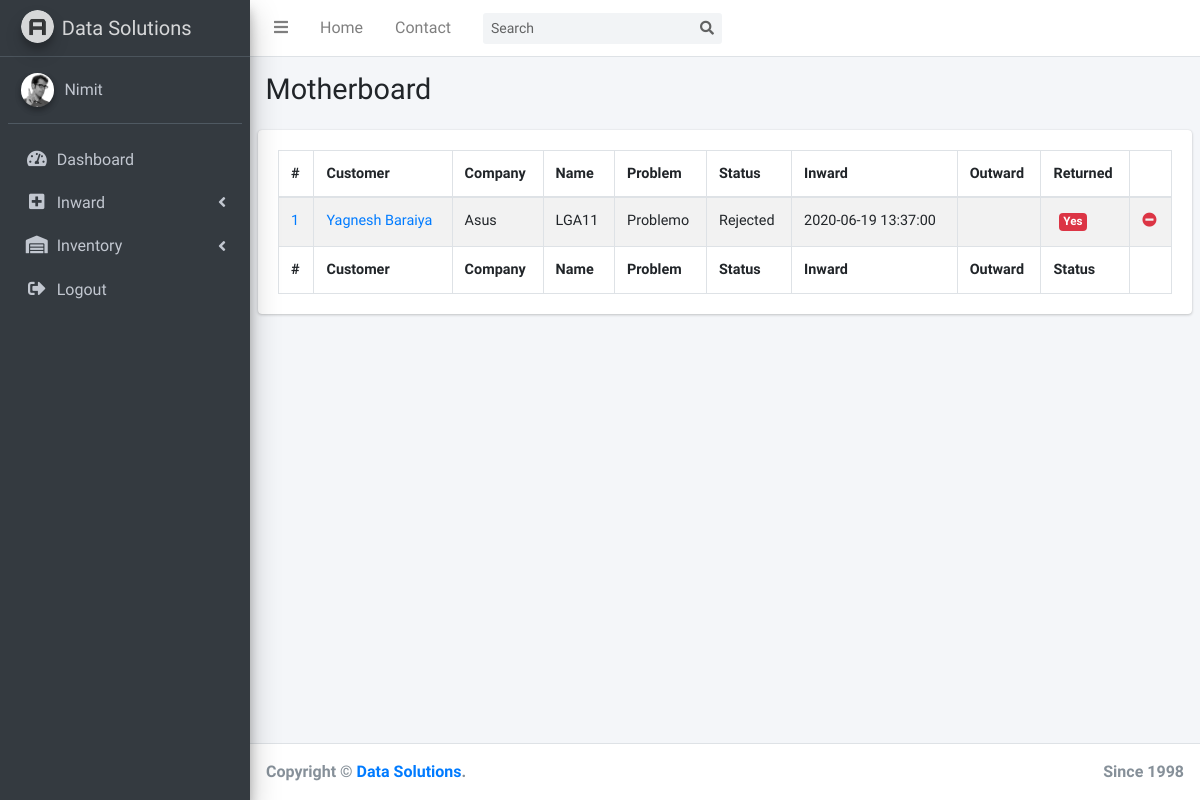
The app's page /motherboard.php (signed in), older data.
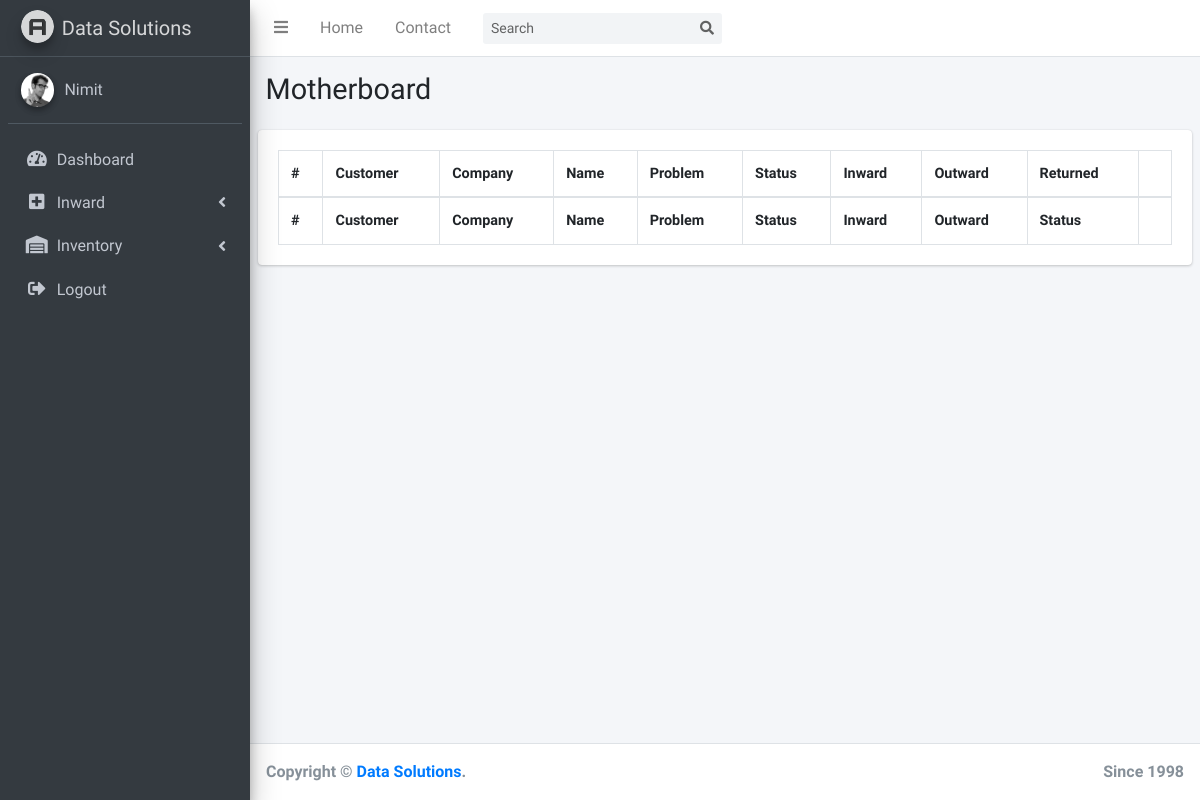
The same page, newer data.
### tables this page shows
CREATE TABLE `motherboard` (
  `id` int(10) UNSIGNED NOT NULL,
  `customer_id` int(10) UNSIGNED NOT NULL,
  `company` varchar(64) NOT NULL,
  `name` varchar(64) NOT NULL,
  `with_ram` tinyint(4) NOT NULL,
  `with_cpu` tinyint(4) NOT NULL,
  `with_fan` tinyint(4) NOT NULL,
  `problem` text NOT NULL,
  `estimate` int(11) NOT NULL DEFAULT 350,
  `status` text NOT NULL DEFAULT 'Waiting for action',
  `inward` timestamp NOT NULL DEFAULT current_timestamp(),
  `outward` timestamp NULL DEFAULT NULL,
  `returned` tinyint(4) NOT NULL
);

CREATE TABLE `customer` (
  `id` int(10) UNSIGNED NOT NULL,
  `name` varchar(64) NOT NULL,
  `email` varchar(64) NOT NULL,
  `phone` varchar(10) NOT NULL
);

### motherboard.php (the view, shortened to what this page needs)
<?php
  include('includes/connection.php');
?>
<!DOCTYPE html>
<html>
<head>
  <link rel="stylesheet" href="plugins/fontawesome-free/css/all.min.css">
  <link rel="stylesheet" href="https://code.ionicframework.com/ionicons/2.0.1/css/ionicons.min.css">
  <link rel="stylesheet" href="plugins/datatables-bs4/css/dataTables.bootstrap4.css">
  <link rel="stylesheet" href="dist/css/adminlte.min.css">
</head>
<body class="hold-transition sidebar-mini">
<div class="wrapper">
  <?php include('includes/menu.php'); ?>
  <div class="content-wrapper">
    <section class="content-header">
      <div class="container-fluid">
        <div class="row mb-2">
          <div class="col-sm-6">
            <h1>Motherboard</h1>
          </div>
          <div class="col-sm-6">
          </div>
        </div>
      </div>
    </section>
    <section class="content">
      <div class="row">
        <div class="col-12">
          <div class="card">
            <div class="card-body">
              <table id="example1" class="table table-bordered table-striped">
                <thead>
                <tr>
                  <th>#</th>
                  <th>Customer</th>
                  <th>Company</th>
                  <th>Name</th>
                  <th>Problem</th>
                  <th>Status</th>
                  <th>Inward</th>
                  <th>Outward</th>
                  <th>Returned</th>
                  <th></th>
                </tr>
                </thead>
                <tbody>
                <?php
                  $sql = "SELECT customer.name 'customer_name',motherboard.* FROM customer RIGHT JOIN motherboard ON customer.id = motherboard.customer_id";
                  $result = mysqli_query($con,$sql);
                  if (mysqli_num_rows($result) > 0){
                    while($row = mysqli_fetch_assoc($result)){
                ?>
                <tr>
                  <td>
                      <a href="viewMotherboardDetails.php?customerId=<?php echo $row['customer_id']; ?>&id=<?php echo $row['id']; ?>">
                        <?php echo $row['id']; ?>
                      </a>
                  </td>
                  <td>
                    <a href="viewMotherboardDetails.php?customerId=<?php echo $row['customer_id']; ?>&id=<?php echo $row['id']; ?>">
                      <?php echo $row['customer_name']; ?>
                    </a>
                  </td>
                  <td><?php echo $row['company']; ?></td>
                  <td><?php echo $row['name']; ?></td>
                  <td><?php echo $row['problem']; ?></td>
                  <td><?php echo $row['status']; ?></td>
                  <td><?php echo $row['inward']; ?></td>
                  <td><?php echo $row['outward']; ?></td>
                  <td>
                      <span class="badge">
                      <?php
                          if($row['returned']==1) {
                              echo '<span class="badge bg-danger">Yes</span>';
                          }
                          else{
                              echo '<span class="badge bg-success">No</span>';
                          }
                      ?>
                  </td>
                  <td>
                      <?php if (empty($row['outward'])){ ?>
                      <a href="outward.php?customerId=<?php echo $row['customer_id'];?>&id=<?php echo $row['id'];?>&type=motherboard">
                          <i class="fas fa-minus-circle text-danger"></i>
                      </a>
                      <?php } ?>
                  </td>
                </tr>
                <?php
                    }
                  }
                ?>
                </tbody>
                <tfoot>
                <tr>
                  <th>#</th>
                  <th>Customer</th>
                  <th>Company</th>
                  <th>Name</th>
                  <th>Problem</th>
                  <th>Status</th>
                  <th>Inward</th>
                  <th>Outward</th>
                  <th>Status</th>
                  <th></th>
                </tr>
                </tfoot>
              </table>
            </div>
          </div>
        </div>
      </div>
    </section>
  </div>
  <?php include 'includes/footer.php'; ?>
</div>
</body>
</html>

Row changes from the older to the newer data that the page shows:
removed motherboard: id "1", customer.name "Yagnesh Baraiya", company "Asus", name "LGA11", problem "Problemo", status "Rejected", inward "2020-06-19 13:37:00", returned "Yes"
